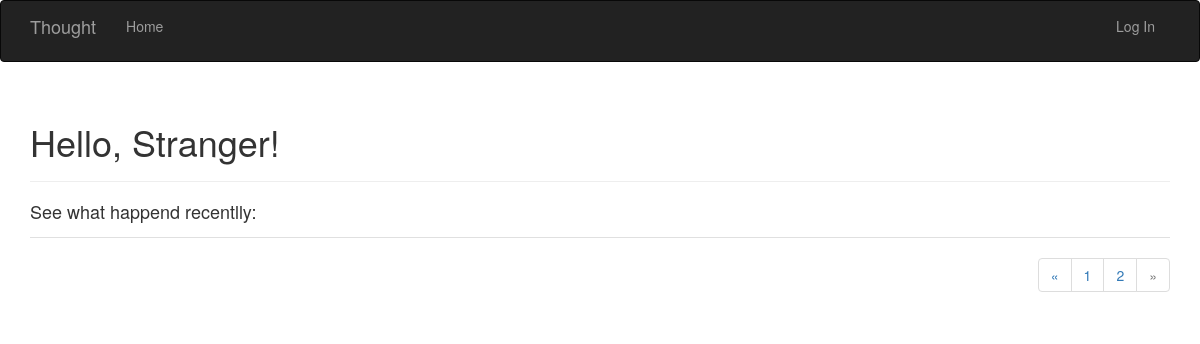
The app's page /?page=3, older data.
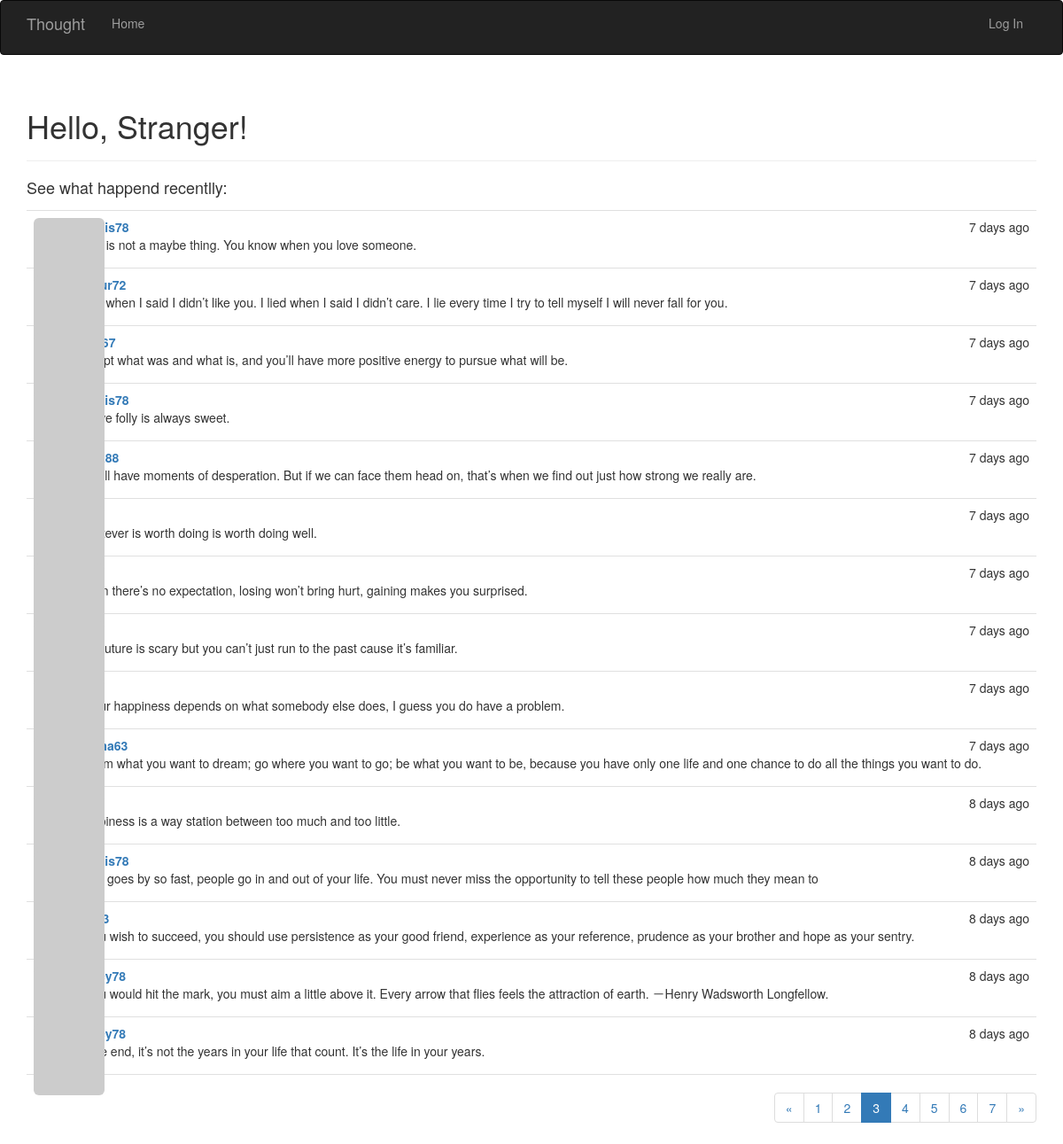
The same page, newer data.
### app/models.py (models this page shows, shortened)
class Post(db.Model):
    __tablename__ = 'posts'
    id = db.Column(db.Integer, primary_key=True)
    body = db.Column(db.Text)
    timestamp = db.Column(db.DateTime, index=True, default=datetime.utcnow)
    author_id = db.Column(db.Integer, db.ForeignKey('users.id'))

### app/main/views.py (the view)
@main.route('/', methods=['GET', 'POST'])
def index():
    form = PostForm()
    if current_user.can(Permission.WRITE) and form.validate_on_submit():
        post = Post(body=form.body.data,
                    author=current_user._get_current_object())
        db.session.add(post)
        db.session.commit()
        return redirect(url_for('.index'))
    page = request.args.get('page', 1, type=int)
    pagination = Post.query.order_by(Post.timestamp.desc()).paginate(
        page, per_page=current_app.config['FLASKY_POSTS_PER_PAGE'],
        error_out=False)
    posts = pagination.items
    print(pagination.iter_pages())
    return render_template('index.html', form=form, posts=posts,
                           pagination=pagination)

### app/auth/views.py (called while the page is built)
@auth.before_app_request
def before_request():
    if current_user.is_authenticated:
        current_user.ping()
        if not current_user.confirmed \
                and request.blueprint != 'auth' \
                and request.endpoint != 'static':
            return redirect(url_for('auth.unconfirmed'))

### app/main/__init__.py (called while the page is built)
@main.app_context_processor
def inject_permissions():
    return dict(Permission=Permission)

### app/models.py (called while the page is built)
    def gravatar_hash(self):
        return hashlib.md5(self.email.lower().encode('utf-8')).hexdigest()

    def gravatar(self, size=100, default='identicon', rating='g'):
        url = 'https://secure.gravatar.com/avatar'
        hash = self.avatar_hash or self.gravatar_hash()
        return '{url}/{hash}?s={size}&d={default}&r={rating}'.format(
            url=url, hash=hash, size=size, default=default, rating=rating)

    def can(self, permissions):
        return False

### app/templates/index.html (shortened to what this page needs)
{% extends "base.html" %}
{% import "bootstrap/wtf.html" as wtf %}
{% import "_macros.html" as macros %}
{% block page_content %}
    <div class="page-header">
        <h1>Hello, {% if current_user.is_authenticated %}{{ current_user.username }}{% else %}Stranger{% endif %}!</h1>
    </div>
    {% if not current_user.is_authenticated %}
        <h4>
        See what happend recentlly:
        </h4>
    {% endif %}
    {% include '_posts.html' %}
    <div class="pagination">
        {{ macros.pagination_widget(pagination, '.index') }}
    </div>
{% endblock %}

### app/templates/_posts.html (shortened to what this page needs)
<ul class="posts">
        {% for post in posts %}
            <li class="post">
                <div class="profile-thumbnail">
                    <a href="{{ url_for('.user', username=post.author.username) }}">
                        <img class="img-rounded profile-thumbnail"
                        src="{{ post.author.gravatar(size=40) }}">
                    </a>
                </div>
                <div class="post-content">
                    <div class="post-date">{{ moment(post.timestamp).fromNow() }}</div>
                    <div class="post-author">
                        <a href="{{ url_for('.user', username=post.author.username) }}">
                        </a>
                    </div>
                    <div class="post-body">{{ post.body }}</div>
                </div>
            </li>
        {% endfor %}
    </ul>

Row changes from the older to the newer data that the page shows:
added Post: timestamp "7 days ago", body "Love is not a maybe thing. You know when you love someone."
added Post: timestamp "7 days ago", body "I lied when I said I didn’t like you. I lied when I said I didn’t care. I lie every time I try to tell myself I will never fall for you."
added Post: timestamp "7 days ago", body "Accept what was and what is, and you’ll have more positive energy to pursue what will be."
added Post: timestamp "7 days ago", body "In love folly is always sweet."
added Post: timestamp "7 days ago", body "We all have moments of desperation. But if we can face them head on, that’s when we find out just how strong we really are."
added Post: timestamp "7 days ago", body "Whatever is worth doing is worth doing well."
added Post: timestamp "7 days ago", body "When there’s no expectation, losing won’t bring hurt, gaining makes you surprised."
now on this page (row edited): Post: timestamp "7 days ago", body "The future is scary but you can’t just run to the past cause it’s familiar."
now on this page (row edited): Post: timestamp "7 days ago", body "If your happiness depends on what somebody else does, I guess you do have a problem."
now on this page (row edited): Post: timestamp "7 days ago", body "Dream what you want to dream; go where you want to go; be what you want to be, because you have only one life and one chance to do all the things you want to do."
added Post: timestamp "8 days ago", body "Happiness is a way station between too much and too little."
added Post: timestamp "8 days ago", body "Time goes by so fast, people go in and out of your life. You must never miss the opportunity to tell these people how much they mean to"
added Post: timestamp "8 days ago", body "If you wish to succeed, you should use persistence as your good friend, experience as your reference, prudence as your brother and hope as your sentry."
added Post: timestamp "8 days ago", body "If you would hit the mark, you must aim a little above it. Every arrow that flies feels the attraction of earth. －Henry Wadsworth Longfellow."
added Post: timestamp "8 days ago", body "In the end, it’s not the years in your life that count. It’s the life in your years."
Text that changed along with them:
new list line: "3"
new list line: "4"
new list line: "5"
new list line: "6"
new list line: "7"
